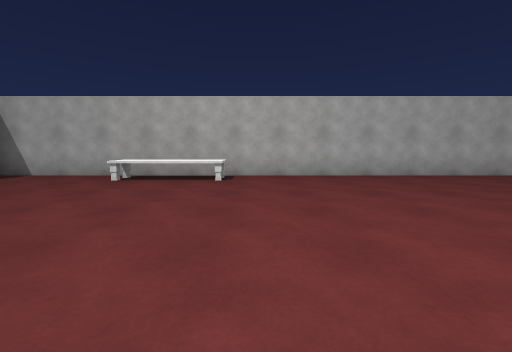
view 1 (above)

24 first-person views from a walk through a Unity game level. The camera is 1.2 m above the floor, tilts 6° down and sees 90° across. Doors are open. The floor is counted in squares, 1.8 m on a side. Each view is taken from the middle of a square. On the plan, view 1 faces up. The plan holds only what a view shows up to about 9 squares ahead; the rest is blank. The player character is not drawn.

view 2
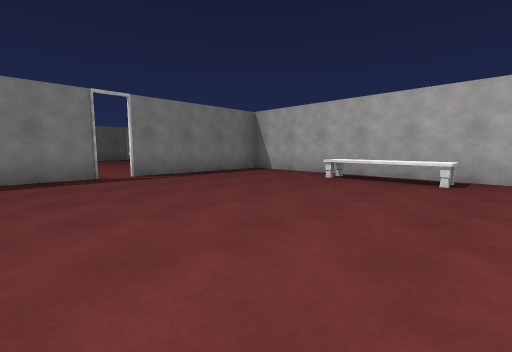

view 3
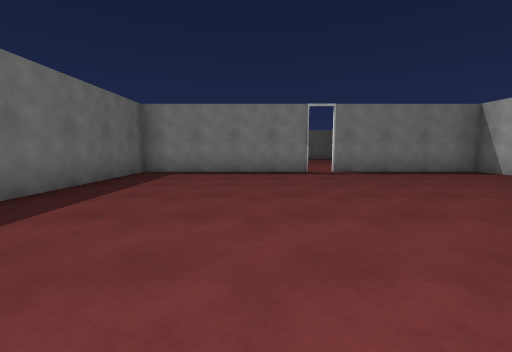

view 4
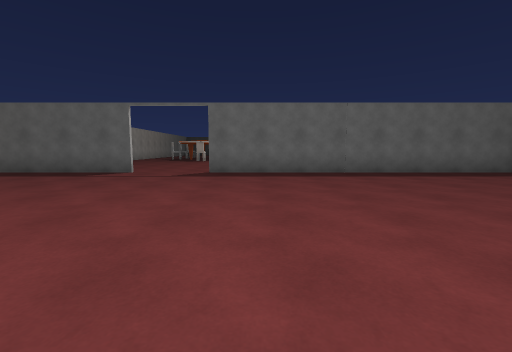

view 5
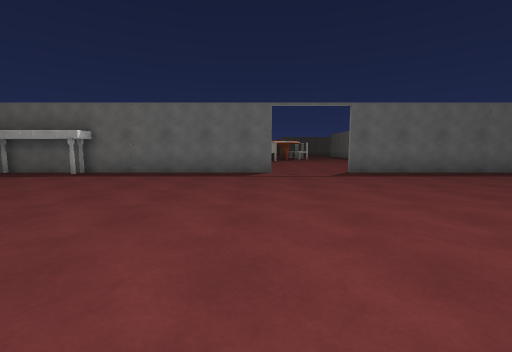

view 6
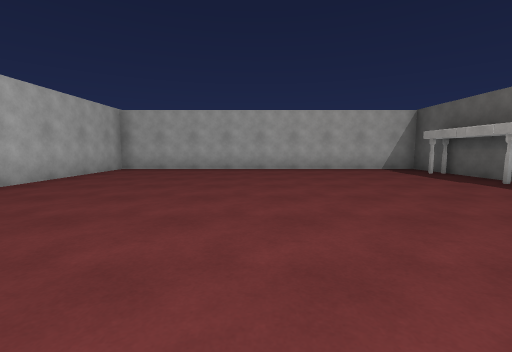

view 7
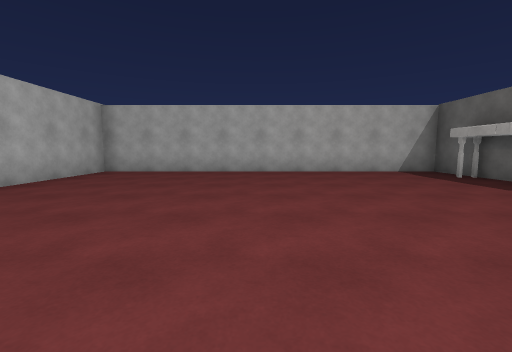

view 8
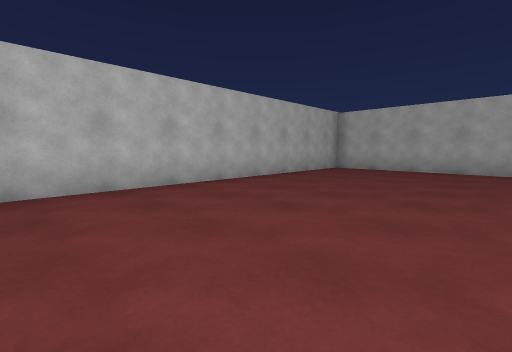

view 9
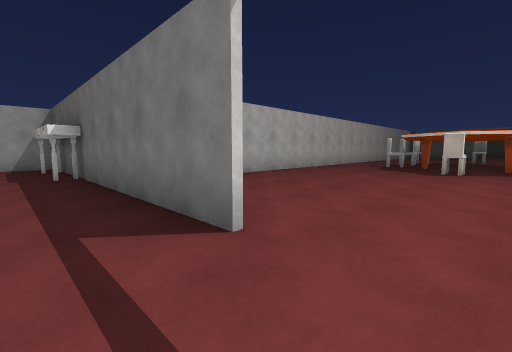

view 10
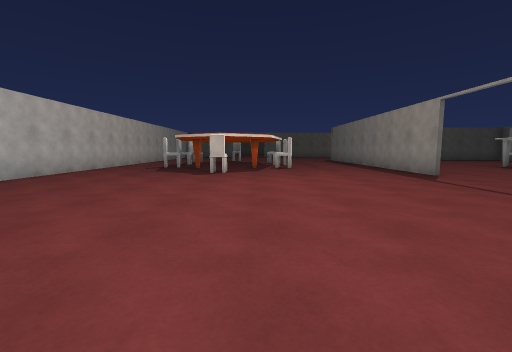

view 11
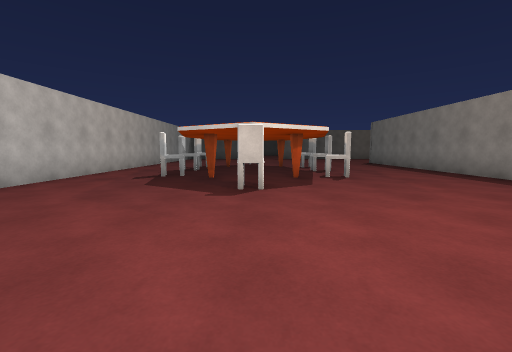

view 12
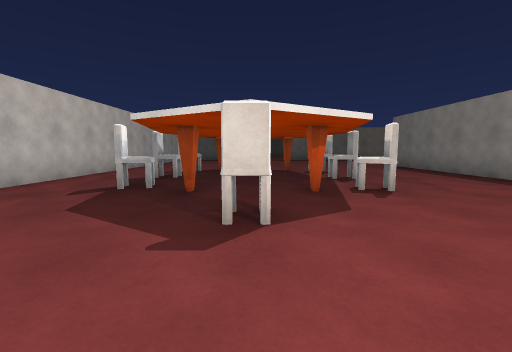

view 13
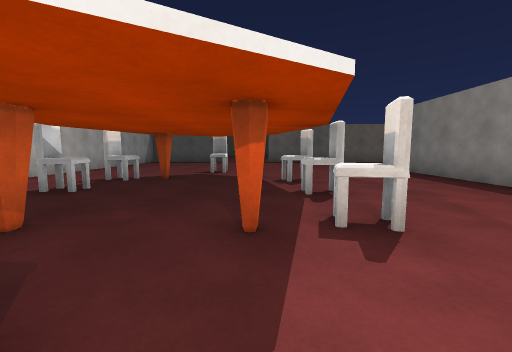

view 14
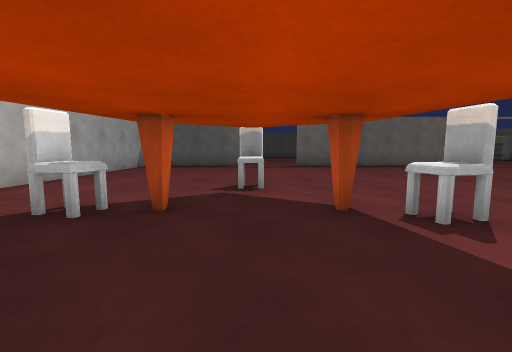

view 15
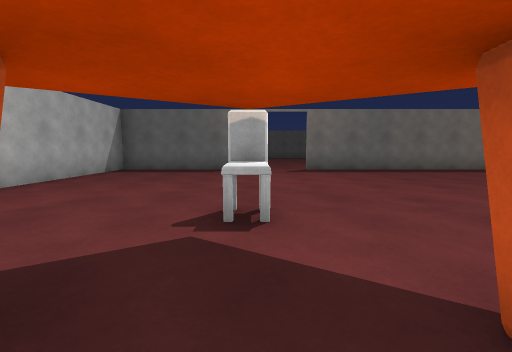

view 16
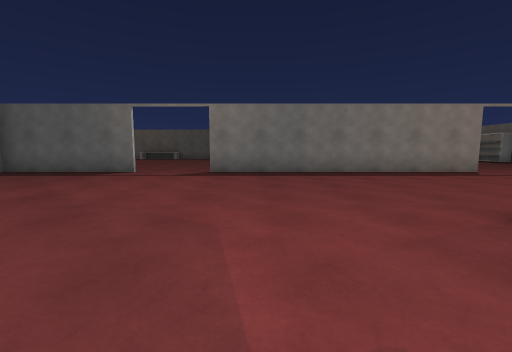

view 17
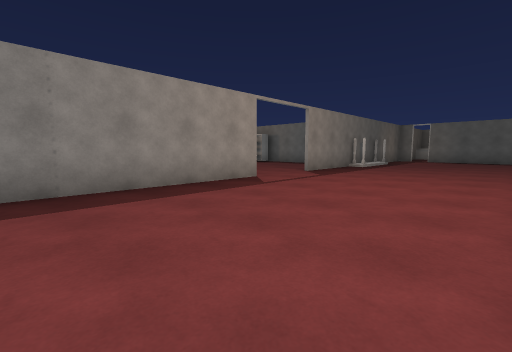

view 18
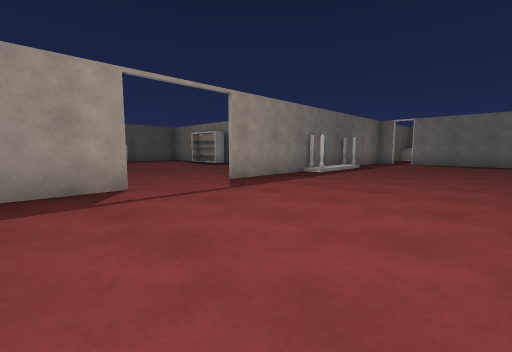

view 19
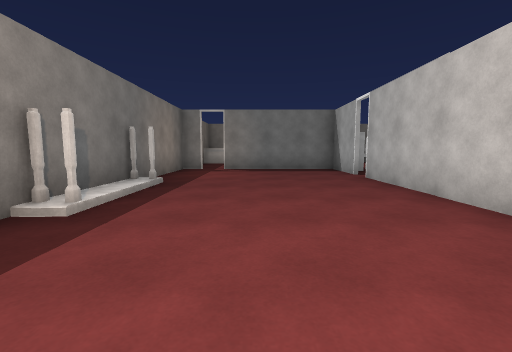

view 20
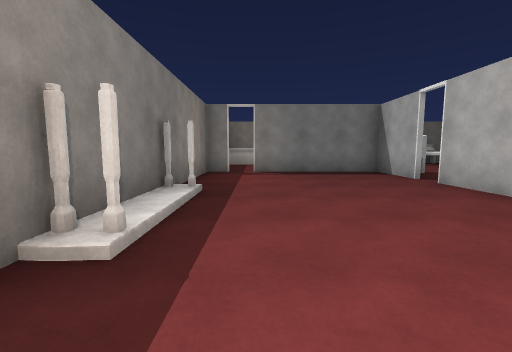

view 21
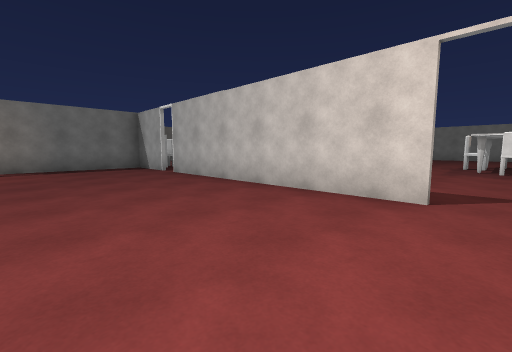

view 22
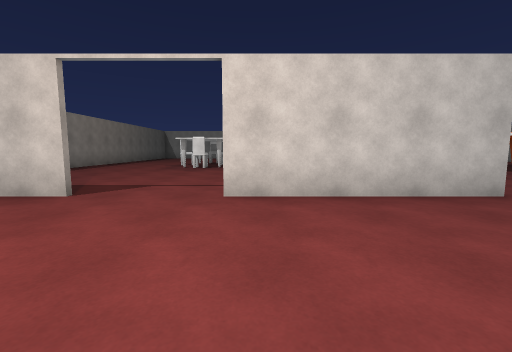

view 23
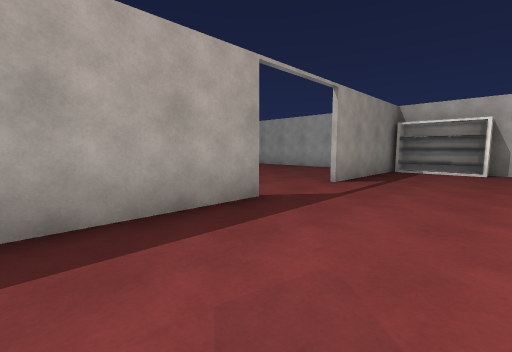

view 24
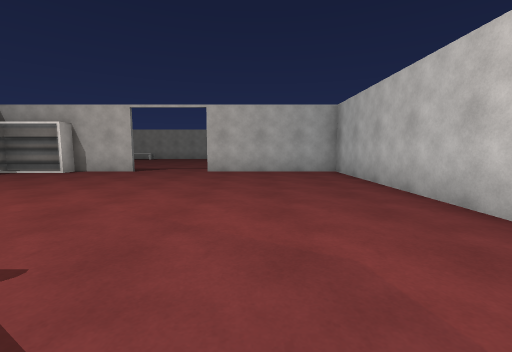

### Floor plan
Points are (right, up) in squares from view 1. A wall is a line through its corners. A room is listed if a view was taken in it or the views show most of it. See-through windows are left out.
Room 1 (views 1, 2, 3, 4, 5, 6, 7, 8, 9, 10)
walls: (4.5, -3.3) (13.6, -3.3) (13.6, 6.5) (-6.5, 6.5) (-6.5, 2.2); (12, -3.3) (12, -2.8); (12, -3.3) (12, -2.8); (-6.5, 1.6) (-6.5, -3.3) (2.4, -3.3)
ways out: opening at (3.5, -3) to room 2; open door at (-6.5, 2)
objects: bench (-3, 6) to (-1, 6); shelf (0, -3)
Room 2 (views 11, 12, 13, 14, 15, 16, 17, 18, 19, 20, 21, 22, 23, 24)
walls: (-1.4, -18.4) (-5.5, -18.4); (-1.5, -9.4) (-1.5, -17.6); (-7.6, -18.4) (-14.1, -18.4); (4.5, -23.4) (8.4, -23.4) (8.4, -3.4) (4.5, -3.4); (-5.5, -23.4) (2.4, -23.4); (-1.5, -3.3) (-1.5, -7.3); (2.4, -3.4) (0.5, -3.4); (-14.6, -18.4) (-16.5, -18.4) (-16.5, -22.1); (-16.5, -22.8) (-16.5, -23.4) (-7.6, -23.4)
low walls: (-11.5, -22.9) (-10.5, -22.9)
ways out: opening at (3.5, -3) to room 1; opening at (-6.5, -23); opening at (-6.5, -18); opening at (-2, -8.5); opening at (3.5, -23); open door at (-16.7, -22.3); open door at (-14.5, -18)
objects: chair (2, -16) to (2, -15); chair (2, -14); chair (2, -12); chair (4, -18); chair (4, -10); chair (6, -16); chair (6, -14); chair (6, -12)

Where each view was taken, in squares from view 1:
view 1: 0 up, 0 right, facing up
view 2: 0 up, 0 right, facing up-left
view 3: 0 up, 1 right, facing left
view 4: 4 up, 1 right, facing down
view 5: 4 up, 5 right, facing down
view 6: 2 up, 5 right, facing right
view 7: 2 up, 6 right, facing right
view 8: 2 up, 5 right, facing up-right
view 9: 2 down, 3 right, facing down-right
view 10: 3 down, 3 right, facing down
view 11: 6 down, 4 right, facing down
view 12: 8 down, 4 right, facing down
view 13: 10 down, 3 right, facing down
view 14: 13 down, 4 right, facing down
view 15: 15 down, 4 right, facing down
view 16: 16 down, 1 right, facing down
view 17: 19 down, 1 left, facing down-left
view 18: 19 down, 4 left, facing down-left
view 19: 21 down, 8 left, facing left
view 20: 22 down, 9 left, facing left
view 21: 22 down, 7 left, facing up-left
view 22: 22 down, 5 left, facing up
view 23: 12 down, 1 right, facing up-left
view 24: 11 down, 6 right, facing up
